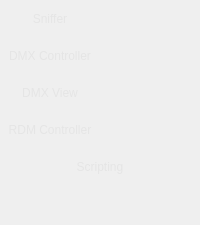
     <widget class="QWidget" name="leftTabBar" native="true">
      <property name="sizePolicy">
       <sizepolicy hsizetype="Preferred" vsizetype="Preferred">
        <horstretch>0</horstretch>
        <verstretch>0</verstretch>
       </sizepolicy>
      </property>
      <property name="minimumSize">
       <size>
        <width>0</width>
        <height>0</height>
       </size>
      </property>
      <property name="styleSheet">
       <string notr="true">QWidget #leftTabBar
{
background-color: #4c4a48;
}

QToolButton
{
	color: #e5e5e5;
	border: none;
	background-color: none;
	padding-top: 10px;
	padding-bottom: 10px;
}

QToolButton:hover
{
	background-color: #404244;
}

QToolButton:checked
{
	background-color: #262829;
}

QToolButton:disabled
{
	color: #666769;
}</string>
      </property>
      <layout class="QVBoxLayout" name="verticalLayout">
       <property name="spacing">
        <number>0</number>
       </property>
       <property name="leftMargin">
        <number>0</number>
       </property>
       <property name="topMargin">
        <number>0</number>
       </property>
       <property name="rightMargin">
        <number>0</number>
       </property>
       <property name="bottomMargin">
        <number>0</number>
       </property>
       <item>
        <widget class="QToolButton" name="tbSniffer">
         <property name="sizePolicy">
          <sizepolicy hsizetype="Minimum" vsizetype="Fixed">
           <horstretch>0</horstretch>
           <verstretch>0</verstretch>
          </sizepolicy>
         </property>
         <property name="minimumSize">
          <size>
           <width>100</width>
           <height>0</height>
          </size>
         </property>
         <property name="maximumSize">
          <size>
           <width>100</width>
           <height>16777215</height>
          </size>
         </property>
         <property name="text">
          <string>Sniffer</string>
         </property>
         <property name="icon">
          <iconset resource="../res/resources.qrc">
           <normaloff>:/MainWindow/capture_dis.png</normaloff>
           <normalon>:/MainWindow/capture_en.png</normalon>:/MainWindow/capture_dis.png</iconset>
         </property>
         <property name="iconSize">
          <size>
           <width>32</width>
           <height>32</height>
          </size>
         </property>
         <property name="checkable">
          <bool>true</bool>
         </property>
         <property name="checked">
          <bool>false</bool>
         </property>
         <property name="toolButtonStyle">
          <enum>Qt::ToolButtonTextUnderIcon</enum>
         </property>
         <property name="autoRaise">
          <bool>false</bool>
         </property>
        </widget>
       </item>
       <item>
        <widget class="QToolButton" name="tbTxMode">
         <property name="sizePolicy">
          <sizepolicy hsizetype="Minimum" vsizetype="Fixed">
           <horstretch>0</horstretch>
           <verstretch>0</verstretch>
          </sizepolicy>
         </property>
         <property name="minimumSize">
          <size>
           <width>100</width>
           <height>0</height>
          </size>
         </property>
         <property name="maximumSize">
          <size>
           <width>100</width>
           <height>16777215</height>
          </size>
         </property>
         <property name="text">
          <string>DMX Controller</string>
         </property>
         <property name="icon">
          <iconset resource="../res/resources.qrc">
           <normaloff>:/MainWindow/transmit_dis.png</normaloff>
           <normalon>:/MainWindow/transmit_en.png</normalon>:/MainWindow/transmit_dis.png</iconset>
         </property>
         <property name="iconSize">
          <size>
           <width>32</width>
           <height>32</height>
          </size>
         </property>
         <property name="checkable">
          <bool>true</bool>
         </property>
         <property name="toolButtonStyle">
          <enum>Qt::ToolButtonTextUnderIcon</enum>
         </property>
         <property name="autoRaise">
          <bool>true</bool>
         </property>
        </widget>
       </item>
       <item>
        <widget class="QToolButton" name="tbDmxView">
         <property name="sizePolicy">
          <sizepolicy hsizetype="Minimum" vsizetype="Fixed">
           <horstretch>0</horstretch>
           <verstretch>0</verstretch>
          </sizepolicy>
         </property>
         <property name="minimumSize">
          <size>
           <width>100</width>
           <height>0</height>
          </size>
         </property>
         <property name="maximumSize">
          <size>
           <width>100</width>
           <height>16777215</height>
          </size>
         </property>
         <property name="text">
          <string>DMX View</string>
         </property>
         <property name="icon">
          <iconset resource="../res/resources.qrc">
           <normaloff>:/MainWindow/dmxgrid_dis.png</normaloff>
           <normalon>:/MainWindow/dmxgrid_en.png</normalon>
           <disabledoff>:/MainWindow/dmxgrid_off.png</disabledoff>
           <disabledon>:/MainWindow/dmxgrid_off.png</disabledon>:/MainWindow/dmxgrid_dis.png</iconset>
         </property>
         <property name="iconSize">
          <size>
           <width>32</width>
           <height>32</height>
          </size>
         </property>
         <property name="checkable">
          <bool>true</bool>
         </property>
         <property name="checked">
          <bool>false</bool>
         </property>
         <property name="toolButtonStyle">
          <enum>Qt::ToolButtonTextUnderIcon</enum>
         </property>
         <property name="autoRaise">
          <bool>true</bool>
         </property>
         <property name="arrowType">
          <enum>Qt::NoArrow</enum>
         </property>
        </widget>
       </item>
       <item>
        <widget class="QToolButton" name="tbController">
         <property name="sizePolicy">
          <sizepolicy hsizetype="Minimum" vsizetype="Fixed">
           <horstretch>0</horstretch>
           <verstretch>0</verstretch>
          </sizepolicy>
         </property>
         <property name="minimumSize">
          <size>
           <width>100</width>
           <height>0</height>
          </size>
         </property>
         <property name="maximumSize">
          <size>
           <width>100</width>
           <height>16777215</height>
          </size>
         </property>
         <property name="text">
          <string>RDM Controller</string>
         </property>
         <property name="icon">
          <iconset resource="../res/resources.qrc">
           <normaloff>:/MainWindow/controller_dis.png</normaloff>
           <normalon>:/MainWindow/controller_en.png</normalon>
           <disabledoff>:/MainWindow/controller_off.png</disabledoff>
           <disabledon>:/MainWindow/controller_off.png</disabledon>:/MainWindow/controller_dis.png</iconset>
         </property>
         <property name="iconSize">
          <size>
           <width>32</width>
           <height>32</height>
          </size>
         </property>
         <property name="checkable">
          <bool>true</bool>
         </property>
         <property name="checked">
          <bool>false</bool>
         </property>
         <property name="toolButtonStyle">
          <enum>Qt::ToolButtonTextUnderIcon</enum>
         </property>
         <property name="autoRaise">
          <bool>true</bool>
         </property>
         <property name="arrowType">
          <enum>Qt::NoArrow</enum>
         </property>
        </widget>
       </item>
       <item>
        <widget class="QToolButton" name="tbScript">
         <property name="sizePolicy">
          <sizepolicy hsizetype="Minimum" vsizetype="Fixed">
           <horstretch>0</horstretch>
           <verstretch>0</verstretch>
          </sizepolicy>
         </property>
         <property name="text">
          <string>Scripting</string>
         </property>
         <property name="icon">
          <iconset resource="../res/resources.qrc">
           <normaloff>:/MainWindow/script_dis.png</normaloff>
           <normalon>:/MainWindow/script_en.png</normalon>:/MainWindow/script_dis.png</iconset>
         </property>
         <property name="iconSize">
          <size>
           <width>32</width>
           <height>32</height>
          </size>
         </property>
         <property name="shortcut">
          <string>Ctrl+S</string>
         </property>
         <property name="checkable">
          <bool>true</bool>
         </property>
         <property name="toolButtonStyle">
          <enum>Qt::ToolButtonTextUnderIcon</enum>
         </property>
        </widget>
       </item>
       <item>
        <spacer name="verticalSpacer_3">
         <property name="orientation">
          <enum>Qt::Vertical</enum>
         </property>
         <property name="sizeHint" stdset="0">
          <size>
           <width>20</width>
           <height>40</height>
          </size>
         </property>
        </spacer>
       </item>
      </layout>
     </widget>
